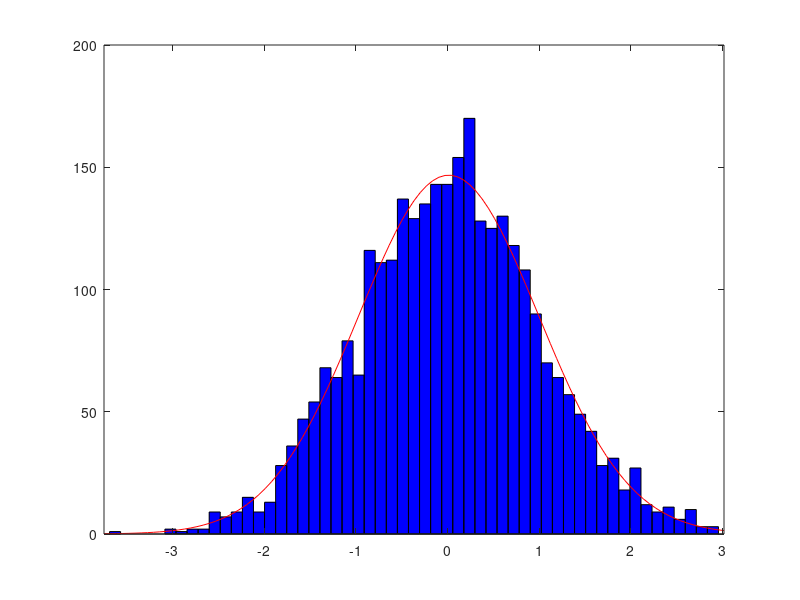

MATLAB code to generate this figure:
x = 1 : 3000;
y = randn(1, 3000);

histfit(y);

y_mean = sum(y) / length(y);

epsil2 = sum(y.*y)/length(y);
y_var = epsil2 - y_mean^2;

fprintf("y mean : %f \n", y_mean);
fprintf("y variance : %f \n", y_var);